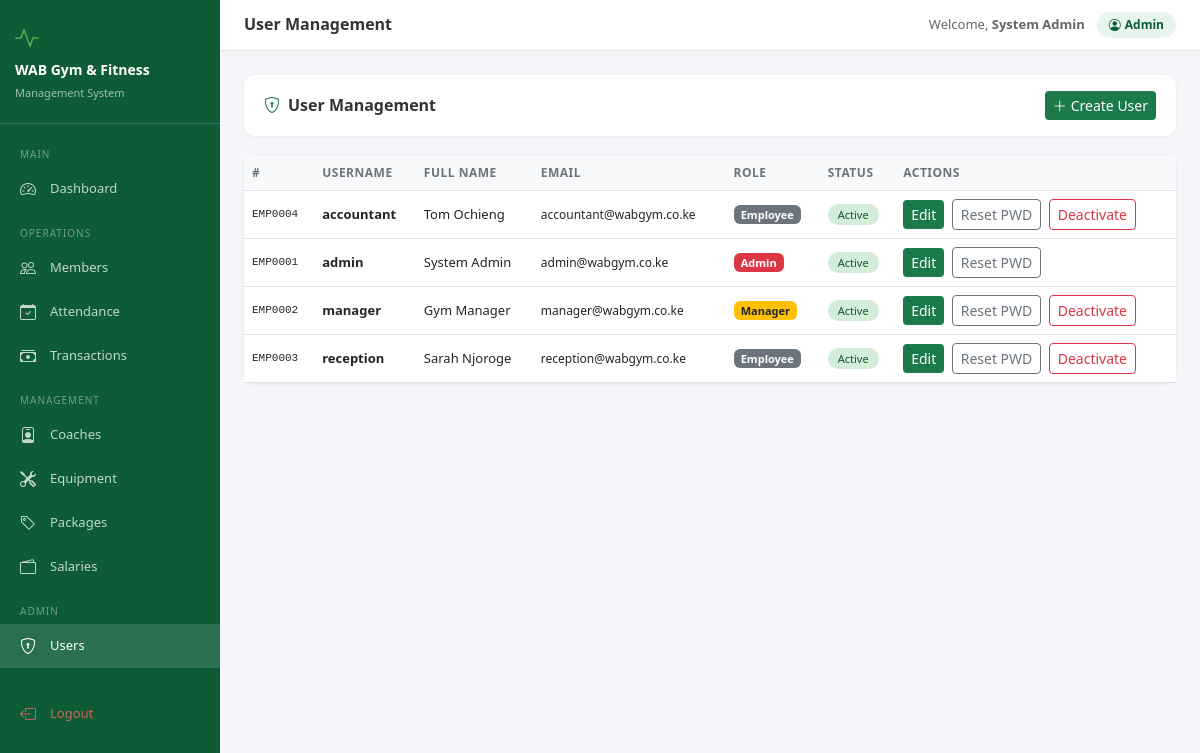
Page /users/ (signed in) on the committed database.
### accounts/models.py (models this page shows, shortened)
class User(AbstractUser):
    ROLE_CHOICES = [
        ("admin", "Admin"),
        ("receptionist", "Receptionist"),
        ("accountant", "Accountant"),
        ("coach", "Coach"),
    ]
    role = models.CharField(
        max_length=20,
        choices=ROLE_CHOICES,
        default="receptionist",
    )
    phone = models.CharField(
        max_length=15,
        blank=True,
        null=True,
    )
    @property
    def is_admin(self):
        return self.role == "admin"

### accounts/views.py (the view)
# urls.py: path('users/', views.user_list, name='user_list'),
@login_required
def user_list(request):
    if not request.user.is_admin:
        messages.error(request, 'Access denied.')
        return redirect('dashboard')
    users = User.objects.all().order_by('username')
    return render(request, 'accounts/user_list.html', {'users': users})

### accounts/templates/accounts/user_list.html
{% extends 'base.html' %}
{% block page_title %}User Management{% endblock %}
{% block content %}
<div class="section-header">
  <h4><i class="bi bi-shield-lock me-2" style="color:#1a7a4a"></i>User Management</h4>
  <a href="{% url 'user_create' %}" class="btn btn-wab btn-sm">
    <i class="bi bi-plus-lg me-1"></i>Create User
  </a>
</div>
<div class="card">
  <div class="card-body p-0">
    <table class="table table-hover mb-0">
      <thead>
        <tr>
          <th>#</th>
          <th>Username</th>
          <th>Full Name</th>
          <th>Email</th>
          <th>Role</th>
          <th>Status</th>
          <th>Actions</th>
        </tr>
      </thead>
      <tbody>
        {% for u in users %}
        <tr>
          <td style="font-family:monospace;font-size:11px">EMP{{ u.pk|stringformat:"04d" }}</td>
          <td><strong>{{ u.username }}</strong></td>
          <td>{{ u.get_full_name|default:'—' }}</td>
          <td style="font-size:12px">{{ u.email|default:'—' }}</td>
          <td>
            <span class="badge {% if u.role == 'admin' %}bg-danger{% elif u.role == 'manager' %}bg-warning text-dark{% else %}bg-secondary{% endif %}" style="font-size:11px">
              {{ u.role|title }}
            </span>
          </td>
          <td>
            {% if u.is_active %}
              <span class="badge-active">Active</span>
            {% else %}
              <span class="badge-inactive">Inactive</span>
            {% endif %}
          </td>
          <td>
            <a href="{% url 'user_edit' u.pk %}" class="btn btn-sm btn-wab me-1">Edit</a>
            <a href="{% url 'reset_password' u.pk %}" class="btn btn-sm btn-outline-secondary me-1">Reset PWD</a>
            {% if u != request.user %}
            <a href="{% url 'user_toggle' u.pk %}" class="btn btn-sm btn-outline-danger"
               onclick="return confirm('Toggle user status?')">
              {% if u.is_active %}Deactivate{% else %}Activate{% endif %}
            </a>
            {% endif %}
          </td>
        </tr>
        {% empty %}
        <tr><td colspan="7" class="text-center py-4 text-muted">No users found.</td></tr>
        {% endfor %}
      </tbody>
    </table>
  </div>
</div>
{% endblock %}

### templates/base.html (shortened to what this page needs)
<!DOCTYPE html>
<html lang="en">
<head>
<link href="https://cdn.jsdelivr.net/npm/bootstrap@5.3.0/dist/css/bootstrap.min.css" rel="stylesheet">
<link href="https://cdn.jsdelivr.net/npm/bootstrap-icons@1.11.0/font/bootstrap-icons.css" rel="stylesheet">
</head>
<body>
{% if user.is_authenticated %}
<div class="sidebar">
  <div class="brand">
    <div style="font-size:24px;color:#4caf50;margin-bottom:6px"><i class="bi bi-activity"></i></div>
    <h5>WAB Gym & Fitness</h5>
    <small>Management System</small>
  </div>
  <nav class="mt-2">
    <div class="nav-section">Main</div>
    <a href="{% url 'dashboard' %}" class="nav-link {% if request.resolver_match.url_name == 'dashboard' %}active{% endif %}">
      <i class="bi bi-speedometer2"></i> Dashboard
    </a>
    <div class="nav-section">Operations</div>
    <a href="{% url 'member_list' %}" class="nav-link {% if 'member' in request.resolver_match.url_name %}active{% endif %}">
      <i class="bi bi-people"></i> Members
    </a>
    <a href="{% url 'attendance_list' %}" class="nav-link {% if 'attendance' in request.resolver_match.url_name %}active{% endif %}">
      <i class="bi bi-calendar-check"></i> Attendance
    </a>
    <a href="{% url 'payment_list' %}" class="nav-link {% if 'payment' in request.resolver_match.url_name %}active{% endif %}">
      <i class="bi bi-cash-stack"></i> Transactions
    </a>
    <div class="nav-section">Management</div>
    <a href="{% url 'coach_list' %}" class="nav-link {% if 'coach' in request.resolver_match.url_name %}active{% endif %}">
      <i class="bi bi-person-badge"></i> Coaches
    </a>
    <a href="{% url 'equipment_list' %}" class="nav-link {% if 'equipment' in request.resolver_match.url_name %}active{% endif %}">
      <i class="bi bi-tools"></i> Equipment
    </a>
    <a href="{% url 'package_list' %}" class="nav-link {% if 'package' in request.resolver_match.url_name %}active{% endif %}">
      <i class="bi bi-tag"></i> Packages
    </a>
    {% if user.role == "admin" or user.role == "accountant" %}
    <a href="{% url 'salary_list' %}" class="nav-link {% if 'salary' in request.resolver_match.url_name %}active{% endif %}">
      <i class="bi bi-wallet2"></i> Salaries
    </a>
    {% endif %}
    {% if user.is_admin %}
    <div class="nav-section">Admin</div>
    <a href="{% url 'user_list' %}" class="nav-link {% if 'user' in request.resolver_match.url_name %}active{% endif %}">
      <i class="bi bi-shield-lock"></i> Users
    </a>
    {% endif %}
    <div class="mt-4 mb-2">
    <a href="{% url 'logout' %}" class="nav-link" style="color:rgba(255,100,100,.8)">
      <i class="bi bi-box-arrow-left"></i> Logout
    </a>
    </div>
  </nav>
</div>
<div class="main-content">
  <div class="topbar">
    <h6 class="page-title">{% block page_title %}WAB Gym{% endblock %}</h6>
    <div class="user-info">
      <span style="font-size:13px;color:#666">Welcome, <strong>{{ user.get_full_name|default:user.username }}</strong></span>
      <span class="user-badge"><i class="bi bi-person-circle me-1"></i>{{ user.role|title }}</span>
    </div>
  </div>
  <div class="content-area">
    {% block content %}{% endblock %}
  </div>
</div>
{% else %}
{% block auth_content %}{% endblock %}
{% endif %}
</body>
</html>

### templates/base.html (style rules this page uses)
:root { --wab-green:#1a7a4a;--wab-dark:#0d5c36;--wab-light:#e8f5ee;--sidebar-w:220px }
body { background:#f4f6f9;font-family:'Segoe UI',sans-serif }
.sidebar { position:fixed;top:0;left:0;height:100vh;width:var(--sidebar-w);background:var(--wab-dark);z-index:1000;overflow-y:auto;transition:.3s }
.sidebar .brand { padding:20px 15px;border-bottom:1px solid rgba(255,255,255,.15) }
.sidebar .brand h5 { color:#fff;margin:0;font-size:14px;font-weight:700 }
.sidebar .brand small { color:rgba(255,255,255,.6);font-size:11px }
.sidebar .nav-link { color:rgba(255,255,255,.75);padding:10px 20px;font-size:13px;display:flex;align-items:center;gap:10px;border-radius:0;transition:.2s }
.sidebar .nav-link:hover,.sidebar .nav-link.active { color:#fff;background:rgba(255,255,255,.12) }
.sidebar .nav-link i { font-size:16px;width:20px }
.sidebar .nav-section { color:rgba(255,255,255,.4);font-size:10px;text-transform:uppercase;letter-spacing:1px;padding:15px 20px 5px }
.main-content { margin-left:var(--sidebar-w);min-height:100vh }
.topbar { background:#fff;border-bottom:1px solid #e5e5e5;padding:12px 24px;display:flex;align-items:center;justify-content:space-between;position:sticky;top:0;z-index:999 }
.topbar .page-title { font-size:16px;font-weight:600;color:#333;margin:0 }
.topbar .user-info { display:flex;align-items:center;gap:12px }
.topbar .user-badge { background:var(--wab-light);color:var(--wab-dark);padding:4px 12px;border-radius:20px;font-size:12px;font-weight:600 }
.content-area { padding:24px }
.card { border:none;border-radius:10px;box-shadow:0 1px 4px rgba(0,0,0,.08) }
.btn-wab { background:var(--wab-green);color:#fff;border:none }
.badge-active { background:#d4edda;color:#155724;padding:3px 10px;border-radius:12px;font-size:11px }
.table th { background:#f8f9fa;font-size:12px;font-weight:600;text-transform:uppercase;letter-spacing:.5px;color:#6c757d }
.table td { font-size:13px;vertical-align:middle }
.section-header { background:#fff;border-radius:10px;padding:16px 20px;margin-bottom:20px;box-shadow:0 1px 4px rgba(0,0,0,.06);display:flex;align-items:center;justify-content:space-between }
.section-header h4 { margin:0;font-size:16px;font-weight:700;color:#333 }

### rows in the picture
User: get_full_name "System Admin", role "Admin", pk "0001", username "admin", email "admin@wabgym.co.ke", is_active "Active"
User: pk "0004", username "accountant", get_full_name "Tom Ochieng", email "accountant@wabgym.co.ke", role "Employee", is_active "Active"
User: pk "0002", username "manager", get_full_name "Gym Manager", email "manager@wabgym.co.ke", role "Manager", is_active "Active"
User: pk "0003", username "reception", get_full_name "Sarah Njoroge", email "reception@wabgym.co.ke", role "Employee", is_active "Active"
